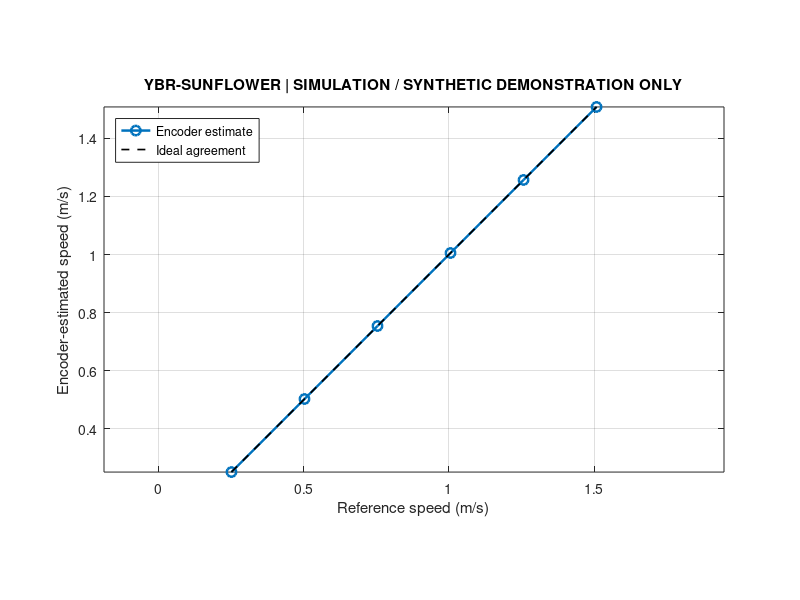

MATLAB code for this plot:
%% Encoder count calibration and wheel speed

function encoder_calibration()

clc; close all;
p = inputs();
validateattributes(p.wheelRadius_m,{'numeric'},{'scalar','positive'});
validateattributes(p.gearRatio,{'numeric'},{'scalar','positive'});
if ~exist(fullfile(fileparts(mfilename('fullpath')),'results'),'dir')
    mkdir(fullfile(fileparts(mfilename('fullpath')),'results'));
end
outdir=fullfile(fileparts(mfilename('fullpath')),'results');
% The count interpretation MUST include counting mode and encoder location.
% Counts are measured at drivetrain wheel: this avoids unverified CPR assumptions.
if p.useMeasuredData
    assert(numel(p.testCounts)==numel(p.testSeconds) && numel(p.testCounts)==numel(p.referenceSpeed_mps),...
        'Measured arrays must have the same length.');
    assert(all(p.testSeconds>0),'Each measurement interval must be positive.');
    assert(p.countsPerWheelRev>0,'Measure and enter countsPerWheelRev before enabling measured mode.');
    counts=p.testCounts; seconds=p.testSeconds; reference=p.referenceSpeed_mps;
    label='MEASURED INPUTS (verify reference instrument)';
else
    % Illustrative known wheel revolutions per time; a notional pulse factor
    % generates demonstration counts. No physical measurements are implied.
    wheelRPM=[100 200 300 400 500 600];
    seconds=2*ones(size(wheelRPM));
    assumedCountsPerWheelRev=400; % illustrative, NOT a hardware specification
    counts=round(wheelRPM/60 .* seconds * assumedCountsPerWheelRev);
    reference=wheelRPM/60 * (2*pi*p.wheelRadius_m);
    label='SIMULATION / SYNTHETIC DEMONSTRATION ONLY';
    p.countsPerWheelRev=assumedCountsPerWheelRev;
end
revolutions=counts./p.countsPerWheelRev;
wheelRPMest=60*revolutions./seconds;
speed=wheelRPMest/60 * 2*pi*p.wheelRadius_m;
err=speed-reference;
figure('Color','w','Position',[100 100 1000 560]);
plot(reference,speed,'o-','LineWidth',1.8,'MarkerSize',7); hold on;
lo=min([reference(:);speed(:)]); hi=max([reference(:);speed(:)]);
if hi==lo, hi=lo+1; end
plot([lo hi],[lo hi],'k--','LineWidth',1.2);
grid on; axis equal;
xlabel('Reference speed (m/s)'); ylabel('Encoder-estimated speed (m/s)');
title(['YBR-SUNFLOWER | ' label]);
legend('Encoder estimate','Ideal agreement','Location','northwest');
exportgraphics(gcf,fullfile(outdir,'28_encoder_speed_calibration.png'),'Resolution',180);
fprintf('\nSTEP 09: %s\n',label);
fprintf('Wheel radius: %.1f mm (provisional rolling radius)\n',p.wheelRadius_m*1000);
fprintf('CPR used: %.1f counts/wheel revolution (%s)\n',p.countsPerWheelRev, ternary(p.useMeasuredData,'TEAM-ENTERED','ASSUMED'));
fprintf('Mean absolute speed difference: %.4f m/s\n',mean(abs(err)));
fprintf('No summary.txt or CSV files created.\n');
end
function p=inputs()
p.wheelRadius_m=0.024; % user-reported; loaded rear wheel radius TODO
p.gearRatio=19; % motor internal reduction; do not reapply to wheel counts
p.useMeasuredData=false; % change to true only after data collection
p.countsPerWheelRev=NaN; % TODO measure effective counts/wheel rev
p.testCounts=[ ];         % TODO each interval's encoder counts
p.testSeconds=[ ];        % TODO duration corresponding to counts [s]
p.referenceSpeed_mps=[ ]; % TODO independent measured speed [m/s]
end
function s=ternary(c,a,b)
if c, s=a; else, s=b; end
end
